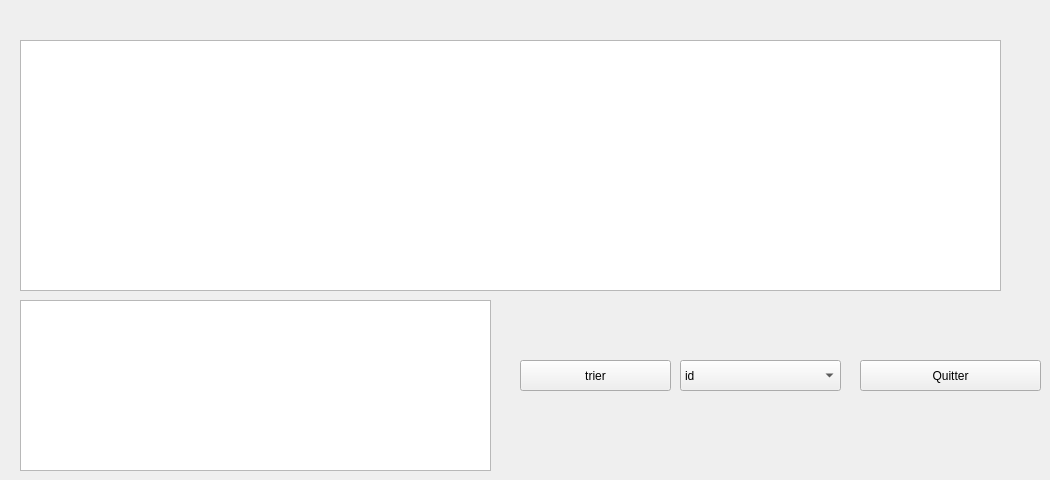
         <widget class="QWidget" name="tab_9">
          <attribute name="title">
           <string>Afficher fournisseur</string>
          </attribute>
          <widget class="QTableView" name="tab_fournisseur">
           <property name="geometry">
            <rect>
             <x>20</x>
             <y>40</y>
             <width>981</width>
             <height>251</height>
            </rect>
           </property>
           <property name="sizePolicy">
            <sizepolicy hsizetype="Expanding" vsizetype="Expanding">
             <horstretch>1</horstretch>
             <verstretch>0</verstretch>
            </sizepolicy>
           </property>
           <property name="toolTip">
            <string>&lt;html&gt;&lt;head/&gt;&lt;body&gt;&lt;p&gt;&lt;br/&gt;&lt;/p&gt;&lt;/body&gt;&lt;/html&gt;</string>
           </property>
           <property name="styleSheet">
            <string notr="true">font: 75 italic 16pt &quot;Rockwell&quot;;</string>
           </property>
           <property name="autoScrollMargin">
            <number>25</number>
           </property>
           <property name="sortingEnabled">
            <bool>false</bool>
           </property>
           <property name="wordWrap">
            <bool>false</bool>
           </property>
          </widget>
          <widget class="QComboBox" name="comboBox">
           <property name="geometry">
            <rect>
             <x>680</x>
             <y>360</y>
             <width>161</width>
             <height>31</height>
            </rect>
           </property>
           <item>
            <property name="text">
             <string>id</string>
            </property>
           </item>
           <item>
            <property name="text">
             <string>type_voiture</string>
            </property>
           </item>
          </widget>
          <widget class="QPushButton" name="pushButton_3">
           <property name="geometry">
            <rect>
             <x>520</x>
             <y>360</y>
             <width>151</width>
             <height>31</height>
            </rect>
           </property>
           <property name="text">
            <string>trier</string>
           </property>
          </widget>
          <widget class="QTableView" name="tableView_tri">
           <property name="geometry">
            <rect>
             <x>20</x>
             <y>300</y>
             <width>471</width>
             <height>171</height>
            </rect>
           </property>
          </widget>
          <widget class="QPushButton" name="exitBtn_8">
           <property name="geometry">
            <rect>
             <x>860</x>
             <y>360</y>
             <width>181</width>
             <height>31</height>
            </rect>
           </property>
           <property name="styleSheet">
            <string notr="true">border-color: rgb(0, 0, 0);</string>
           </property>
           <property name="text">
            <string>Quitter</string>
           </property>
           <property name="icon">
            <iconset>
             <normaloff>:/images/images/remove.png</normaloff>:/images/images/remove.png</iconset>
           </property>
          </widget>
         </widget>
